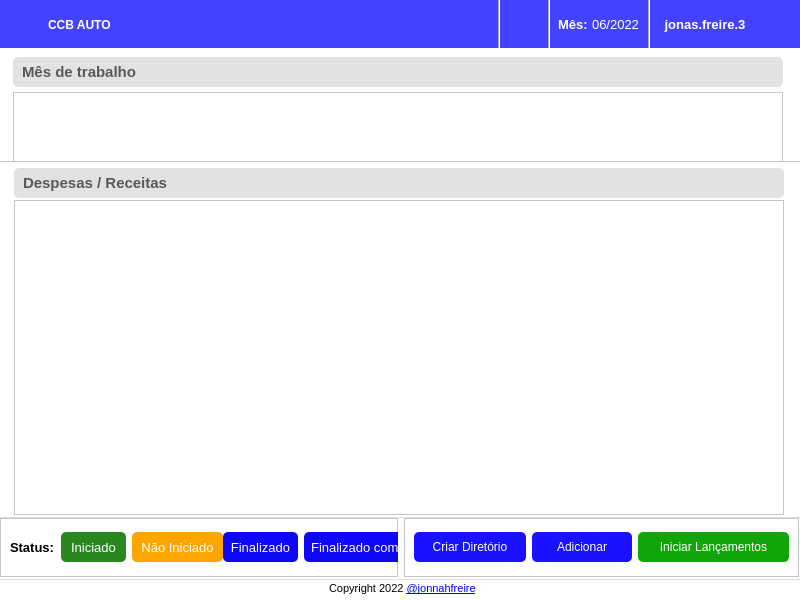
<?xml version="1.0" encoding="UTF-8"?>
<ui version="4.0">
 <class>Dialog</class>
 <widget class="QDialog" name="Dialog">
  <property name="geometry">
   <rect>
    <x>0</x>
    <y>0</y>
    <width>800</width>
    <height>600</height>
   </rect>
  </property>
  <property name="windowTitle">
   <string>Dialog</string>
  </property>
  <widget class="QWidget" name="mainScreenContainer" native="true">
   <property name="geometry">
    <rect>
     <x>-1</x>
     <y>-1</y>
     <width>801</width>
     <height>601</height>
    </rect>
   </property>
   <property name="styleSheet">
    <string notr="true">background-color: rgb(255, 255, 255);</string>
   </property>
   <widget class="QFrame" name="appHeader">
    <property name="geometry">
     <rect>
      <x>-1</x>
      <y>0</y>
      <width>811</width>
      <height>50</height>
     </rect>
    </property>
    <property name="styleSheet">
     <string notr="true">background-color: rgb(67, 67, 255);</string>
    </property>
    <property name="frameShape">
     <enum>QFrame::StyledPanel</enum>
    </property>
    <property name="frameShadow">
     <enum>QFrame::Raised</enum>
    </property>
    <widget class="QLabel" name="appIcon">
     <property name="geometry">
      <rect>
       <x>10</x>
       <y>10</y>
       <width>30</width>
       <height>30</height>
      </rect>
     </property>
     <property name="minimumSize">
      <size>
       <width>30</width>
       <height>30</height>
      </size>
     </property>
     <property name="maximumSize">
      <size>
       <width>30</width>
       <height>30</height>
      </size>
     </property>
     <property name="text">
      <string/>
     </property>
     <property name="pixmap">
      <pixmap>../assets/icon-robot.png</pixmap>
     </property>
     <property name="scaledContents">
      <bool>true</bool>
     </property>
     <property name="alignment">
      <set>Qt::AlignCenter</set>
     </property>
     <property name="margin">
      <number>0</number>
     </property>
    </widget>
    <widget class="QLabel" name="appName">
     <property name="geometry">
      <rect>
       <x>50</x>
       <y>6</y>
       <width>71</width>
       <height>40</height>
      </rect>
     </property>
     <property name="minimumSize">
      <size>
       <width>0</width>
       <height>40</height>
      </size>
     </property>
     <property name="maximumSize">
      <size>
       <width>16777215</width>
       <height>40</height>
      </size>
     </property>
     <property name="font">
      <font>
       <family>Segoe UI</family>
       <pointsize>9</pointsize>
       <weight>75</weight>
       <bold>true</bold>
      </font>
     </property>
     <property name="styleSheet">
      <string notr="true">color: #fff;</string>
     </property>
     <property name="text">
      <string>CCB AUTO</string>
     </property>
     <property name="scaledContents">
      <bool>true</bool>
     </property>
     <property name="alignment">
      <set>Qt::AlignLeading|Qt::AlignLeft|Qt::AlignVCenter</set>
     </property>
    </widget>
    <widget class="QLabel" name="notificationIcon">
     <property name="geometry">
      <rect>
       <x>515</x>
       <y>15</y>
       <width>20</width>
       <height>20</height>
      </rect>
     </property>
     <property name="minimumSize">
      <size>
       <width>20</width>
       <height>20</height>
      </size>
     </property>
     <property name="maximumSize">
      <size>
       <width>20</width>
       <height>20</height>
      </size>
     </property>
     <property name="cursor">
      <cursorShape>PointingHandCursor</cursorShape>
     </property>
     <property name="text">
      <string/>
     </property>
     <property name="pixmap">
      <pixmap>../assets/bell-fill.png</pixmap>
     </property>
     <property name="scaledContents">
      <bool>true</bool>
     </property>
     <property name="margin">
      <number>0</number>
     </property>
    </widget>
    <widget class="QLabel" name="month">
     <property name="geometry">
      <rect>
       <x>594</x>
       <y>0</y>
       <width>47</width>
       <height>50</height>
      </rect>
     </property>
     <property name="font">
      <font>
       <family>Segoe UI</family>
       <pointsize>10</pointsize>
      </font>
     </property>
     <property name="styleSheet">
      <string notr="true">color: #fff;</string>
     </property>
     <property name="text">
      <string>06/2022</string>
     </property>
     <property name="alignment">
      <set>Qt::AlignCenter</set>
     </property>
    </widget>
    <widget class="QLabel" name="userName">
     <property name="geometry">
      <rect>
       <x>657</x>
       <y>0</y>
       <width>100</width>
       <height>50</height>
      </rect>
     </property>
     <property name="font">
      <font>
       <family>Segoe UI</family>
       <pointsize>10</pointsize>
       <weight>75</weight>
       <bold>true</bold>
      </font>
     </property>
     <property name="cursor">
      <cursorShape>PointingHandCursor</cursorShape>
     </property>
     <property name="styleSheet">
      <string notr="true">color: #fff;</string>
     </property>
     <property name="text">
      <string>jonas.freire.3</string>
     </property>
     <property name="scaledContents">
      <bool>false</bool>
     </property>
     <property name="alignment">
      <set>Qt::AlignCenter</set>
     </property>
    </widget>
    <widget class="QLabel" name="userIcon">
     <property name="geometry">
      <rect>
       <x>760</x>
       <y>16</y>
       <width>20</width>
       <height>20</height>
      </rect>
     </property>
     <property name="minimumSize">
      <size>
       <width>20</width>
       <height>20</height>
      </size>
     </property>
     <property name="maximumSize">
      <size>
       <width>20</width>
       <height>20</height>
      </size>
     </property>
     <property name="cursor">
      <cursorShape>PointingHandCursor</cursorShape>
     </property>
     <property name="text">
      <string/>
     </property>
     <property name="pixmap">
      <pixmap>../assets/person-fill.png</pixmap>
     </property>
     <property name="scaledContents">
      <bool>true</bool>
     </property>
     <property name="alignment">
      <set>Qt::AlignCenter</set>
     </property>
     <property name="wordWrap">
      <bool>true</bool>
     </property>
     <property name="margin">
      <number>0</number>
     </property>
    </widget>
    <widget class="QLabel" name="monthTitle">
     <property name="geometry">
      <rect>
       <x>560</x>
       <y>0</y>
       <width>30</width>
       <height>50</height>
      </rect>
     </property>
     <property name="font">
      <font>
       <family>Segoe UI</family>
       <pointsize>10</pointsize>
       <weight>75</weight>
       <bold>true</bold>
      </font>
     </property>
     <property name="styleSheet">
      <string notr="true">color: #fff;</string>
     </property>
     <property name="text">
      <string>Mês:</string>
     </property>
    </widget>
    <widget class="Line" name="line">
     <property name="geometry">
      <rect>
       <x>500</x>
       <y>0</y>
       <width>2</width>
       <height>50</height>
      </rect>
     </property>
     <property name="autoFillBackground">
      <bool>false</bool>
     </property>
     <property name="styleSheet">
      <string notr="true">background-color: #fff;</string>
     </property>
     <property name="orientation">
      <enum>Qt::Vertical</enum>
     </property>
    </widget>
    <widget class="Line" name="line_2">
     <property name="geometry">
      <rect>
       <x>550</x>
       <y>0</y>
       <width>2</width>
       <height>50</height>
      </rect>
     </property>
     <property name="autoFillBackground">
      <bool>false</bool>
     </property>
     <property name="styleSheet">
      <string notr="true">background-color: #fff;</string>
     </property>
     <property name="orientation">
      <enum>Qt::Vertical</enum>
     </property>
    </widget>
    <widget class="Line" name="line_3">
     <property name="geometry">
      <rect>
       <x>650</x>
       <y>0</y>
       <width>2</width>
       <height>50</height>
      </rect>
     </property>
     <property name="autoFillBackground">
      <bool>false</bool>
     </property>
     <property name="styleSheet">
      <string notr="true">background-color: #fff;</string>
     </property>
     <property name="orientation">
      <enum>Qt::Vertical</enum>
     </property>
    </widget>
   </widget>
   <widget class="QFrame" name="contentContainer">
    <property name="geometry">
     <rect>
      <x>-1</x>
      <y>49</y>
      <width>811</width>
      <height>471</height>
     </rect>
    </property>
    <property name="frameShape">
     <enum>QFrame::StyledPanel</enum>
    </property>
    <property name="frameShadow">
     <enum>QFrame::Raised</enum>
    </property>
    <widget class="QFrame" name="monthDirContainer">
     <property name="geometry">
      <rect>
       <x>-1</x>
       <y>-1</y>
       <width>811</width>
       <height>115</height>
      </rect>
     </property>
     <property name="frameShape">
      <enum>QFrame::StyledPanel</enum>
     </property>
     <property name="frameShadow">
      <enum>QFrame::Raised</enum>
     </property>
     <widget class="QLabel" name="workingMonthHeader">
      <property name="geometry">
       <rect>
        <x>16</x>
        <y>10</y>
        <width>770</width>
        <height>30</height>
       </rect>
      </property>
      <property name="minimumSize">
       <size>
        <width>0</width>
        <height>25</height>
       </size>
      </property>
      <property name="font">
       <font>
        <family>Segoe UI</family>
        <pointsize>11</pointsize>
        <weight>75</weight>
        <bold>true</bold>
       </font>
      </property>
      <property name="styleSheet">
       <string notr="true">background-color: rgb(226, 226, 226);
border-radius: 5px;
padding-left: 5px;

color: rgb(89, 89, 89)</string>
      </property>
      <property name="text">
       <string>Mês de trabalho</string>
      </property>
      <property name="scaledContents">
       <bool>false</bool>
      </property>
      <property name="margin">
       <number>0</number>
      </property>
     </widget>
     <widget class="QFrame" name="listMonthContainer">
      <property name="geometry">
       <rect>
        <x>16</x>
        <y>45</y>
        <width>770</width>
        <height>70</height>
       </rect>
      </property>
      <property name="frameShape">
       <enum>QFrame::StyledPanel</enum>
      </property>
      <property name="frameShadow">
       <enum>QFrame::Raised</enum>
      </property>
     </widget>
    </widget>
    <widget class="QLabel" name="debtReceivingsHeader">
     <property name="geometry">
      <rect>
       <x>16</x>
       <y>120</y>
       <width>770</width>
       <height>30</height>
      </rect>
     </property>
     <property name="minimumSize">
      <size>
       <width>0</width>
       <height>25</height>
      </size>
     </property>
     <property name="font">
      <font>
       <family>Segoe UI</family>
       <pointsize>11</pointsize>
       <weight>75</weight>
       <bold>true</bold>
      </font>
     </property>
     <property name="styleSheet">
      <string notr="true">background-color: rgb(226, 226, 226);
border-radius: 5px;
padding-left: 5px;

color: rgb(89, 89, 89)</string>
     </property>
     <property name="text">
      <string>Despesas / Receitas</string>
     </property>
     <property name="scaledContents">
      <bool>false</bool>
     </property>
     <property name="margin">
      <number>0</number>
     </property>
    </widget>
    <widget class="QFrame" name="itemsContainer">
     <property name="geometry">
      <rect>
       <x>16</x>
       <y>152</y>
       <width>770</width>
       <height>315</height>
      </rect>
     </property>
     <property name="frameShape">
      <enum>QFrame::StyledPanel</enum>
     </property>
     <property name="frameShadow">
      <enum>QFrame::Raised</enum>
     </property>
    </widget>
   </widget>
   <widget class="QFrame" name="footer">
    <property name="geometry">
     <rect>
      <x>0</x>
      <y>580</y>
      <width>801</width>
      <height>21</height>
     </rect>
    </property>
    <property name="styleSheet">
     <string notr="true">QFrame#footer {
	border-top: 1px solid rgb(222, 222, 222);
}</string>
    </property>
    <property name="frameShape">
     <enum>QFrame::StyledPanel</enum>
    </property>
    <property name="frameShadow">
     <enum>QFrame::Raised</enum>
    </property>
    <widget class="QLabel" name="label_2">
     <property name="geometry">
      <rect>
       <x>330</x>
       <y>0</y>
       <width>165</width>
       <height>20</height>
      </rect>
     </property>
     <property name="font">
      <font>
       <family>Segoe UI</family>
       <pointsize>8</pointsize>
      </font>
     </property>
     <property name="styleSheet">
      <string notr="true">background: transparent;</string>
     </property>
     <property name="text">
      <string>Copyright 2022 &lt;a target=&quot;_blank&quot; href=&quot;https://github.com/jonnahfreire&quot;&gt;@jonnahfreire&lt;/a&gt;</string>
     </property>
     <property name="textFormat">
      <enum>Qt::RichText</enum>
     </property>
     <property name="openExternalLinks">
      <bool>true</bool>
     </property>
    </widget>
   </widget>
   <widget class="QFrame" name="footerBtnContainer">
    <property name="geometry">
     <rect>
      <x>0</x>
      <y>518</y>
      <width>801</width>
      <height>61</height>
     </rect>
    </property>
    <property name="styleSheet">
     <string notr="true">QFrame#footerBtnContainer {
	border-top: 1px solid rgb(222, 222, 222);
}</string>
    </property>
    <property name="frameShape">
     <enum>QFrame::StyledPanel</enum>
    </property>
    <property name="frameShadow">
     <enum>QFrame::Raised</enum>
    </property>
    <layout class="QHBoxLayout" name="horizontalLayout">
     <property name="leftMargin">
      <number>0</number>
     </property>
     <property name="topMargin">
      <number>0</number>
     </property>
     <property name="rightMargin">
      <number>0</number>
     </property>
     <property name="bottomMargin">
      <number>0</number>
     </property>
     <item alignment="Qt::AlignLeft">
      <widget class="QFrame" name="leftStatusFrame">
       <property name="minimumSize">
        <size>
         <width>300</width>
         <height>0</height>
        </size>
       </property>
       <property name="maximumSize">
        <size>
         <width>16777215</width>
         <height>16777215</height>
        </size>
       </property>
       <property name="frameShape">
        <enum>QFrame::StyledPanel</enum>
       </property>
       <property name="frameShadow">
        <enum>QFrame::Raised</enum>
       </property>
       <layout class="QHBoxLayout" name="horizontalLayout_2">
        <item>
         <widget class="QLabel" name="statusLabel">
          <property name="minimumSize">
           <size>
            <width>45</width>
            <height>28</height>
           </size>
          </property>
          <property name="maximumSize">
           <size>
            <width>45</width>
            <height>50</height>
           </size>
          </property>
          <property name="font">
           <font>
            <family>Segoe UI</family>
            <pointsize>10</pointsize>
            <weight>75</weight>
            <bold>true</bold>
           </font>
          </property>
          <property name="text">
           <string>Status:</string>
          </property>
         </widget>
        </item>
        <item alignment="Qt::AlignLeft">
         <widget class="QLabel" name="statusStarted">
          <property name="minimumSize">
           <size>
            <width>65</width>
            <height>30</height>
           </size>
          </property>
          <property name="maximumSize">
           <size>
            <width>70</width>
            <height>30</height>
           </size>
          </property>
          <property name="font">
           <font>
            <family>Segoe UI</family>
            <pointsize>10</pointsize>
           </font>
          </property>
          <property name="styleSheet">
           <string notr="true">background-color: rgb(40, 136, 31);
color: #fff;
border-radius: 5px;</string>
          </property>
          <property name="text">
           <string>Iniciado</string>
          </property>
          <property name="alignment">
           <set>Qt::AlignCenter</set>
          </property>
         </widget>
        </item>
        <item alignment="Qt::AlignLeft">
         <widget class="QLabel" name="statusNotStarted">
          <property name="minimumSize">
           <size>
            <width>91</width>
            <height>30</height>
           </size>
          </property>
          <property name="maximumSize">
           <size>
            <width>70</width>
            <height>30</height>
           </size>
          </property>
          <property name="font">
           <font>
            <family>Segoe UI</family>
            <pointsize>10</pointsize>
           </font>
          </property>
          <property name="styleSheet">
           <string notr="true">background-color: orange;
color: #fff;
border-radius: 5px;</string>
          </property>
          <property name="text">
           <string>Não Iniciado</string>
          </property>
          <property name="alignment">
           <set>Qt::AlignCenter</set>
          </property>
         </widget>
        </item>
        <item alignment="Qt::AlignLeft">
         <widget class="QLabel" name="statusFinished">
          <property name="minimumSize">
           <size>
            <width>75</width>
            <height>30</height>
           </size>
          </property>
          <property name="maximumSize">
           <size>
            <width>70</width>
            <height>30</height>
           </size>
          </property>
          <property name="font">
           <font>
            <family>Segoe UI</family>
            <pointsize>10</pointsize>
           </font>
          </property>
          <property name="styleSheet">
           <string notr="true">background-color: rgb(14, 6, 247);
color: #fff;
border-radius: 5px;</string>
          </property>
          <property name="text">
           <string>Finalizado</string>
          </property>
          <property name="alignment">
           <set>Qt::AlignCenter</set>
          </property>
         </widget>
        </item>
        <item alignment="Qt::AlignLeft">
         <widget class="QLabel" name="statusFinishedException">
          <property name="minimumSize">
           <size>
            <width>160</width>
            <height>30</height>
           </size>
          </property>
          <property name="maximumSize">
           <size>
            <width>150</width>
            <height>30</height>
           </size>
          </property>
          <property name="font">
           <font>
            <family>Segoe UI</family>
            <pointsize>10</pointsize>
           </font>
          </property>
          <property name="styleSheet">
           <string notr="true">background-color: rgb(14, 6, 247);
color: #fff;
border-radius: 5px;</string>
          </property>
          <property name="text">
           <string>Finalizado com exceções</string>
          </property>
          <property name="alignment">
           <set>Qt::AlignCenter</set>
          </property>
         </widget>
        </item>
       </layout>
      </widget>
     </item>
     <item alignment="Qt::AlignRight">
      <widget class="QFrame" name="rightStatusFrame">
       <property name="frameShape">
        <enum>QFrame::StyledPanel</enum>
       </property>
       <property name="frameShadow">
        <enum>QFrame::Raised</enum>
       </property>
       <layout class="QHBoxLayout" name="horizontalLayout_3">
        <item>
         <widget class="QPushButton" name="createDirBtn">
          <property name="minimumSize">
           <size>
            <width>112</width>
            <height>30</height>
           </size>
          </property>
          <property name="cursor">
           <cursorShape>PointingHandCursor</cursorShape>
          </property>
          <property name="styleSheet">
           <string notr="true">border-radius: 5px;
background-color:rgb(25, 17, 255);

font: bold 10pt &quot;Segoe UI&quot;;
color: #FFF;</string>
          </property>
          <property name="text">
           <string>Criar Diretório</string>
          </property>
         </widget>
        </item>
        <item>
         <widget class="QPushButton" name="addItemsBtn">
          <property name="minimumSize">
           <size>
            <width>100</width>
            <height>30</height>
           </size>
          </property>
          <property name="cursor">
           <cursorShape>PointingHandCursor</cursorShape>
          </property>
          <property name="styleSheet">
           <string notr="true">border-radius: 5px;
background-color:rgb(25, 17, 255);

font: bold 10pt &quot;Segoe UI&quot;;
color: #FFF;</string>
          </property>
          <property name="text">
           <string>Adicionar</string>
          </property>
         </widget>
        </item>
        <item alignment="Qt::AlignLeft">
         <widget class="QPushButton" name="startInsertionBtn">
          <property name="minimumSize">
           <size>
            <width>151</width>
            <height>30</height>
           </size>
          </property>
          <property name="cursor">
           <cursorShape>PointingHandCursor</cursorShape>
          </property>
          <property name="styleSheet">
           <string notr="true">border-radius: 5px;
background-color: rgb(18, 165, 10);

font: bold 10pt &quot;Segoe UI&quot;;
color: #FFF;</string>
          </property>
          <property name="text">
           <string>Iniciar Lançamentos</string>
          </property>
         </widget>
        </item>
       </layout>
      </widget>
     </item>
    </layout>
   </widget>
  </widget>
 </widget>
 <resources/>
 <connections/>
</ui>
